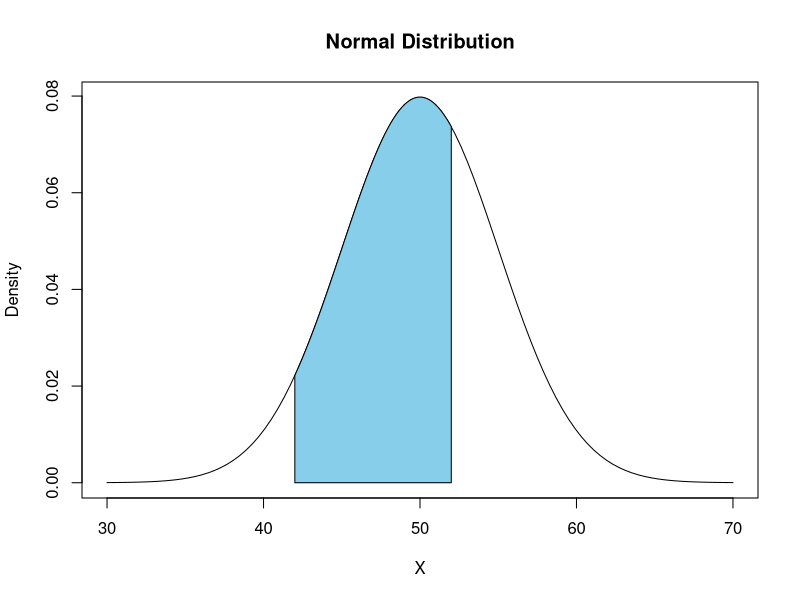

Write the R code that produced this figure.
# Parameters
mean <- 50
sd <- 5

# Calculate the probability that X lies between 42 and 52
p <- pnorm(52, mean, sd) - pnorm(42, mean, sd)
print(paste("Probability that X lies between 42 and 52:", p))

# Generate sequence of x values
x <- seq(30, 70, length = 100)

# Calculate the PDF values corresponding to each x value
pdf <- dnorm(x, mean, 5)

# Plot the PDF curve
plot(x, pdf, type = 'l', main = "Normal Distribution", xlab = "X", ylab = "Density")
x_polygon = seq(42, 52, length = 100)
y_polygon = dnorm(x_polygon, mean = mean, sd = sd)
polygon(c(42,x_polygon,52), c(0,y_polygon,0), col = 'skyblue')
